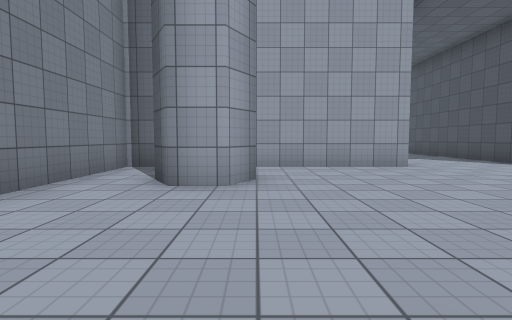
[1] (above)

24 first-person views from a walk through a 3-D level made in the Unity game engine. The camera is 1.2 m above the floor, tilts 4° down and sees 80° across. The floor is counted in squares, 2 m on a side. Each view is taken from the middle of a square. On the plan, view 1 faces up. The plan holds only what a view shows up to about 9 squares ahead; the rest is blank. The place goes on beyond the plan. Surface patterns are stand-ins for the level's own textures.

[2]
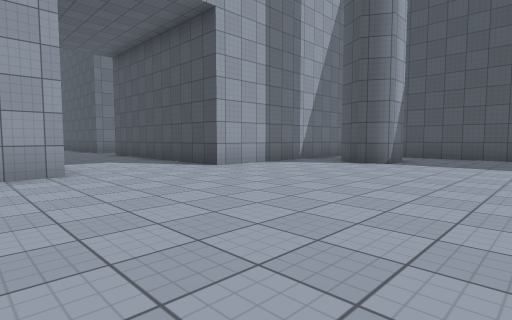

[3]
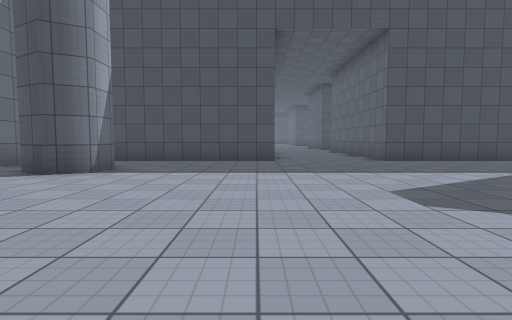

[4]
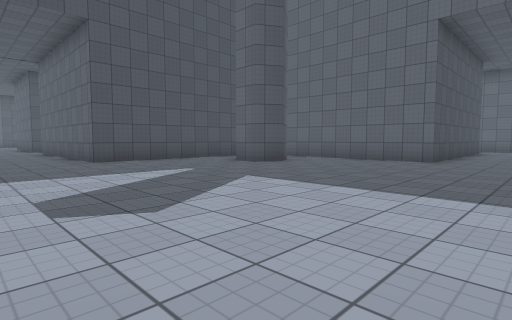

[5]
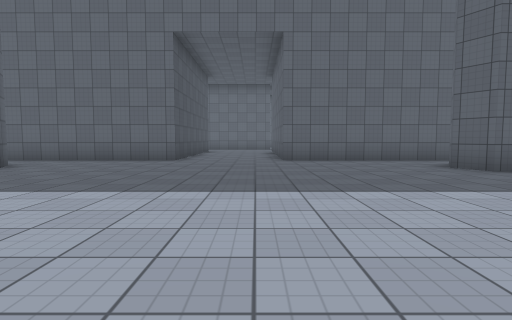

[6]
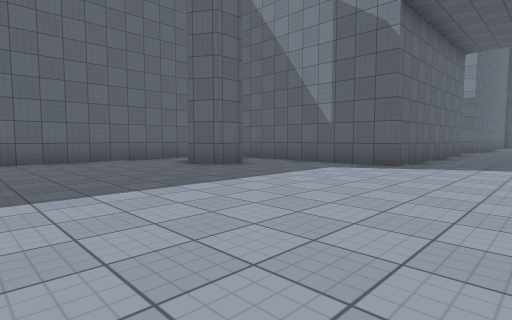

[7]
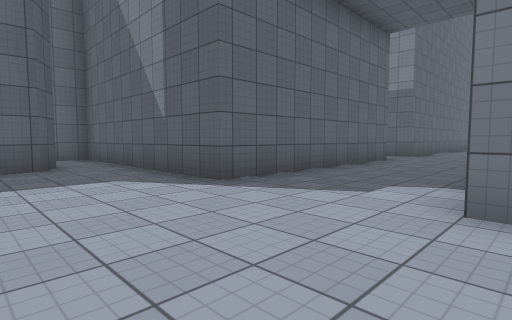

[8]
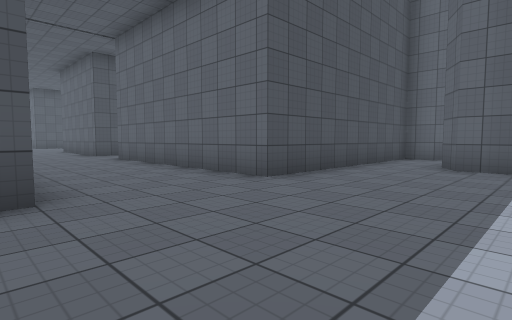

[9]
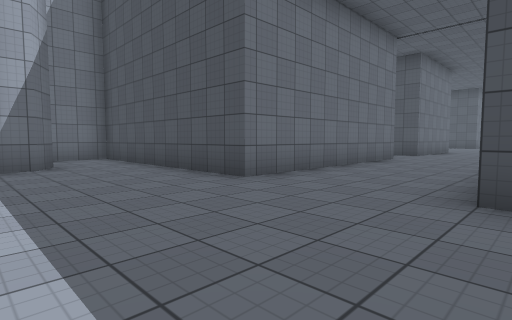

[10]
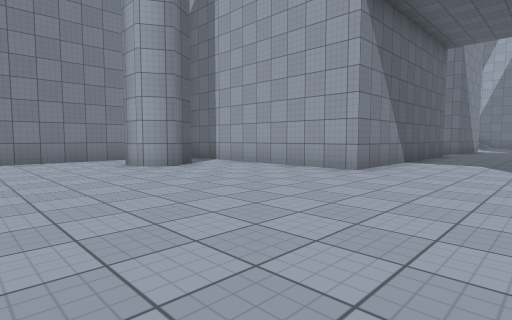

[11]
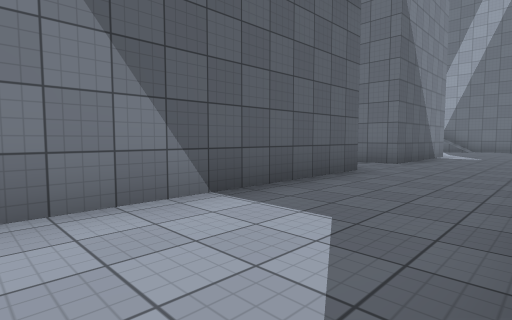

[12]
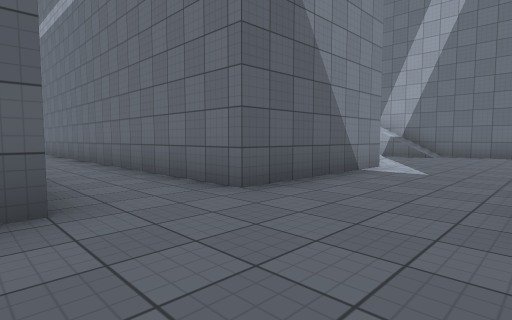

[13]
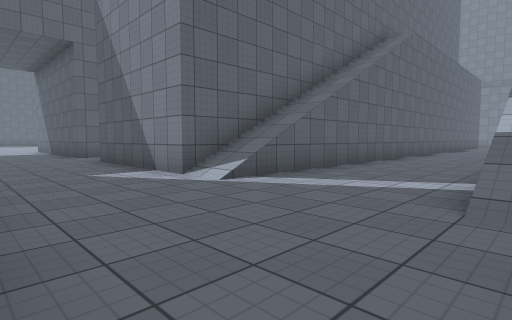

[14]
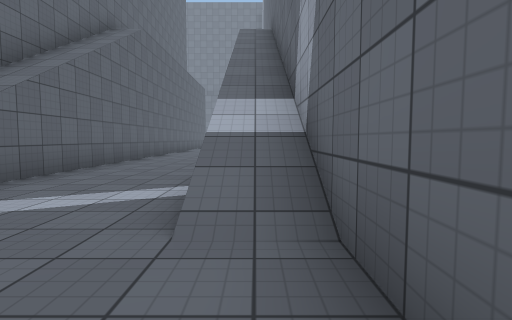

[15]
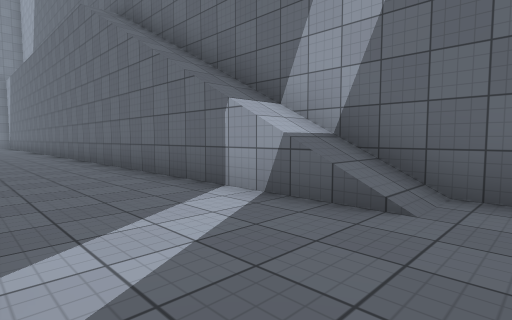

[16]
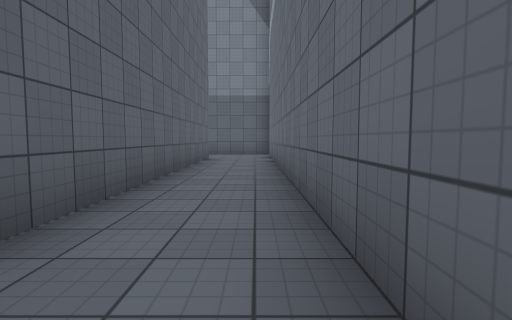

[17]
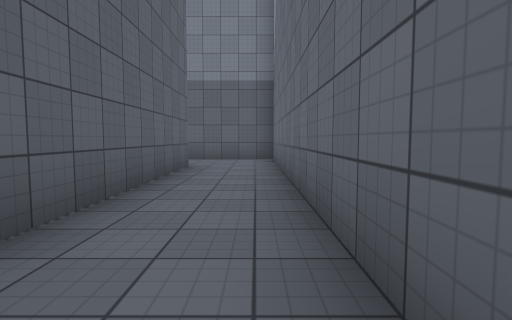

[18]
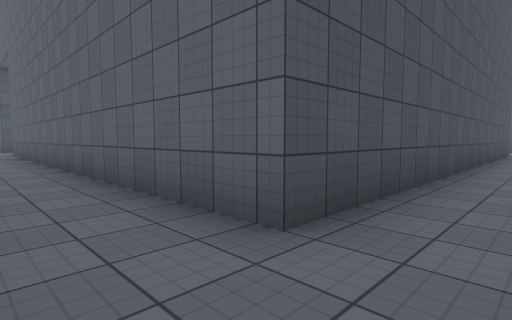

[19]
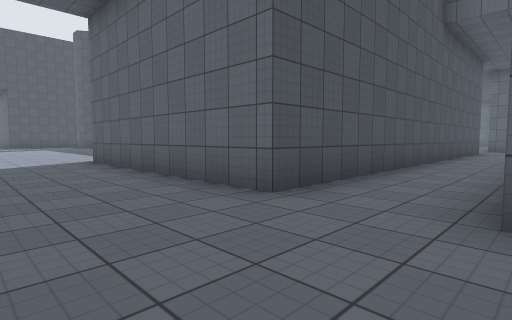

[20]
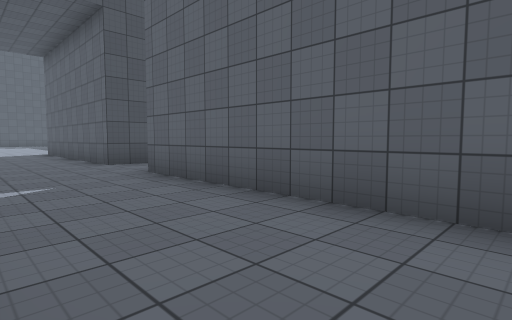

[21]
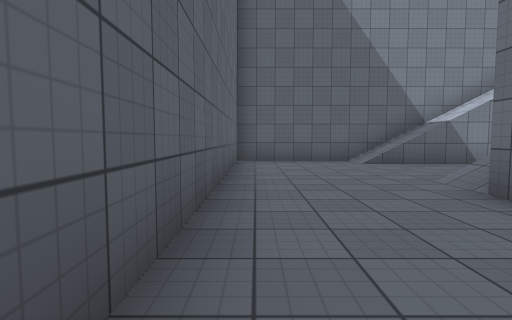

[22]
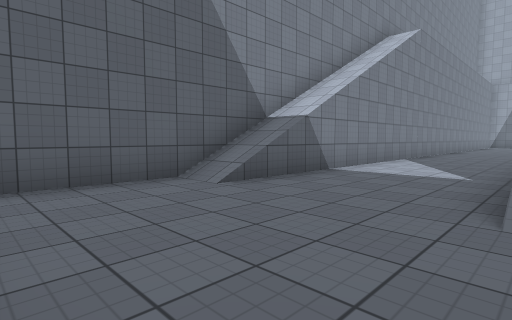

[23]
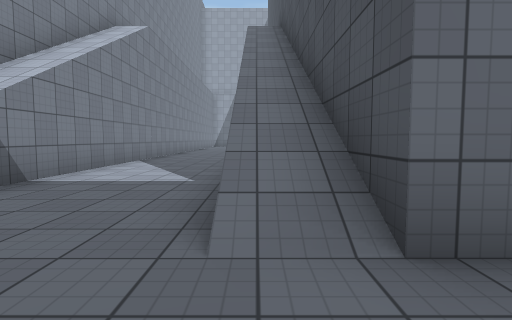

[24]
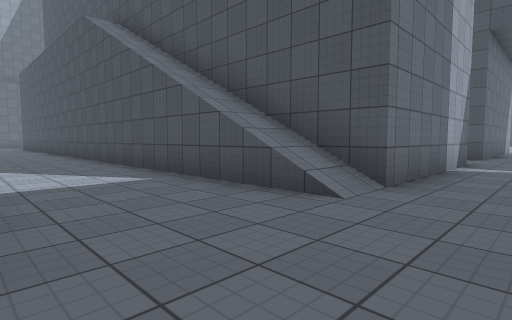

### Floor plan
Key: @ floor where view 1 was taken; # wall or solid block; . main floor; : floor 8 m higher than the main floor; / step, stairs or slope.
Columns run from 21 left of view 1 to 18 right of it. Each row starts with its distance up from view 1.
 24                ############
 23                 :////////...
 22               ..............
 21               ..............
 20                  ...........
 19                  ////////...
 18                  ########...
 17                         #...
 16                         #...
 15           ###############...
 14           #.................
 13           #.................
 12           #..############...
 11            ..#          #...
 10    ..      ..#          #...#
  9    ..:     ..#          #...#
  8 #/.../#     .#          #...#
  7 #/.../#     .#    #######...#######
  6 #/.../#     .#    #...............#
  5 #/.../#     .#    #.#..........#..#
  4 #/.../#     .#    #.##.........#..#
  3 #/.../#     .#    #...............#
  2 #/.../#      #    #...............#
  1 #/.../#####..#    #...............######
  0 #....................@..................
 -1 #.......................................
 -2 #.......................................
 -3 ###########..######...............######
 -4            ..#    #...............#
 -5            ..#    #...............#
 -6            ..#    #.##.........#..#
 -7            ..#    #...............#
 -8            ..#    #...............#
 -9            ..#    #######...#######

Where each view was taken, in squares from view 1:
view 1: 0 up, 0 right, facing up
view 2: 1 up, 2 right, facing up-right
view 3: 1 up, 4 right, facing right
view 4: 0 up, 4 right, facing down-right
view 5: 0 up, 4 right, facing down
view 6: 0 up, 4 right, facing down-left
view 7: 1 up, 0 right, facing down-left
view 8: 1 up, 9 right, facing down-right
view 9: 3 down, 9 right, facing up-right
view 10: 1 up, 6 right, facing up-left
view 11: 7 up, 6 right, facing up-left
view 12: 12 up, 6 right, facing up-left
view 13: 23 up, 6 right, facing down-left
view 14: 23 up, 5 right, facing left
view 15: 20 up, 4 right, facing up-left
view 16: 14 up, 1 right, facing left
view 17: 14 up, 2 left, facing left
view 18: 14 up, 10 left, facing down-right
view 19: 0 up, 11 left, facing down-right
view 20: 0 up, 16 left, facing down-right
view 21: 2 down, 12 left, facing left
view 22: 2 down, 16 left, facing up-left
view 23: 1 down, 16 left, facing up
view 24: 1 down, 19 left, facing up-right
